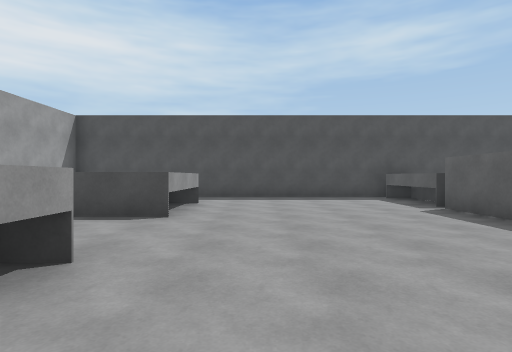
View 1 (above)

16 first-person views from a walk through a Unity game level. The camera is 1.3 m above the floor, looks level and sees 80° across. The floor is counted in squares, 2 m on a side. Each view is taken from the middle of a square. On the plan, view 1 faces up. The plan holds only what a view shows up to about 10 squares ahead; the rest is blank. The place goes on beyond the plan.

View 2
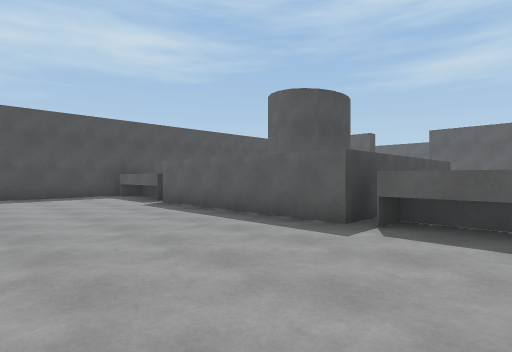

View 3
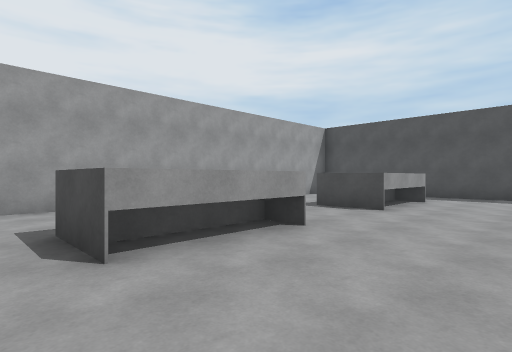

View 4
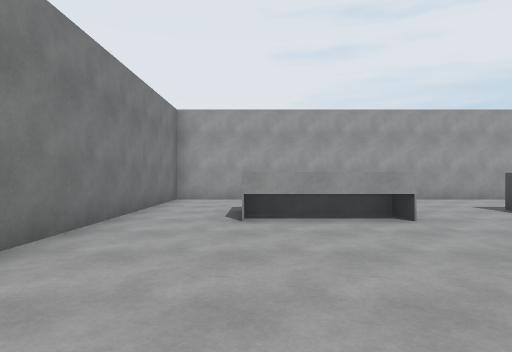

View 5
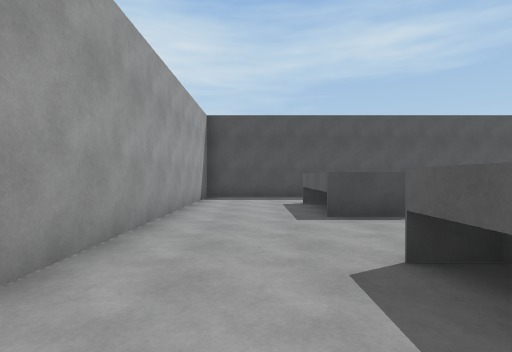

View 6
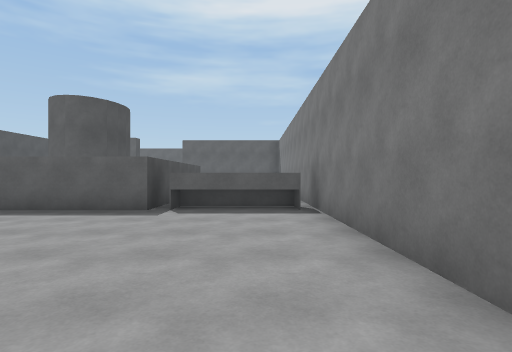

View 7
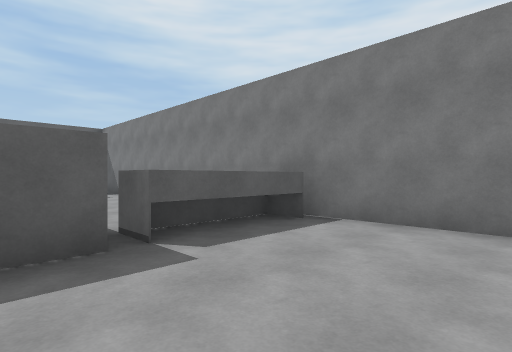

View 8
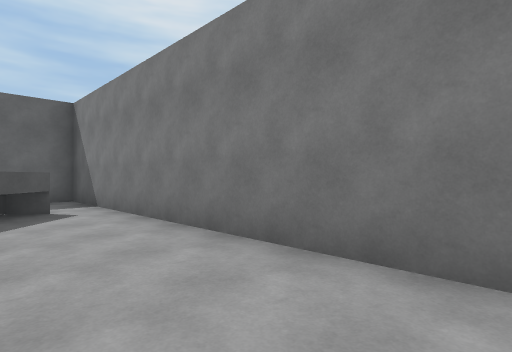

View 9
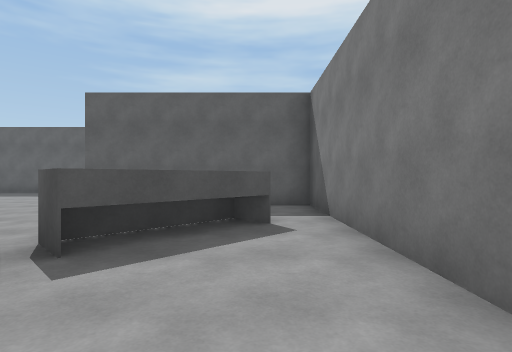

View 10
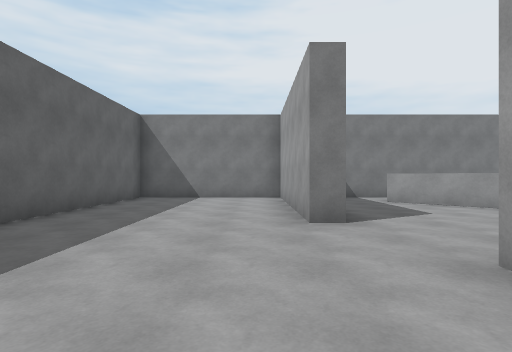

View 11
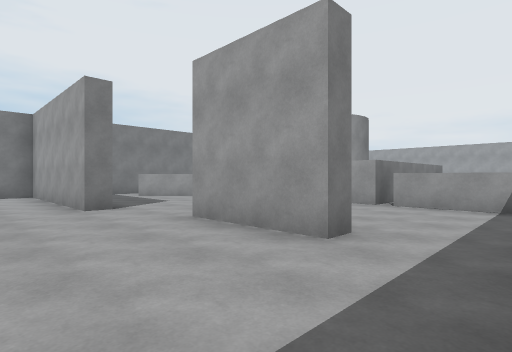

View 12
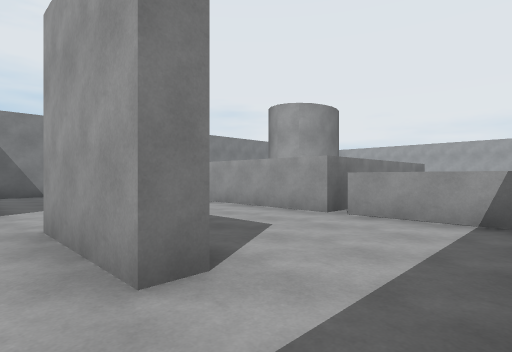

View 13
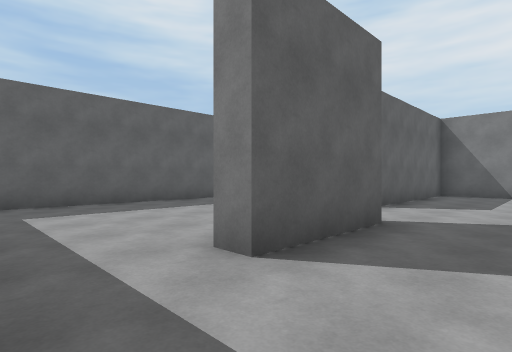

View 14
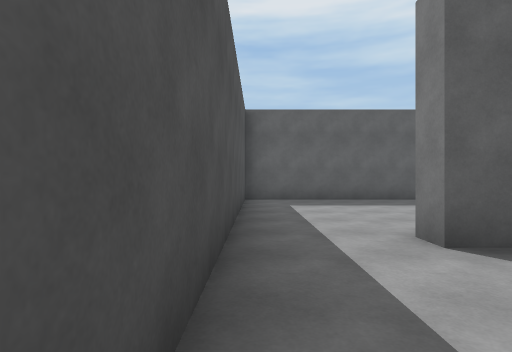

View 15
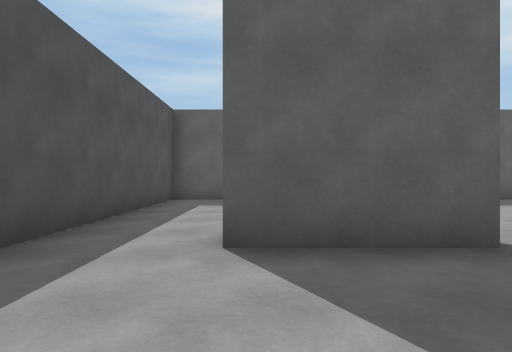

View 16
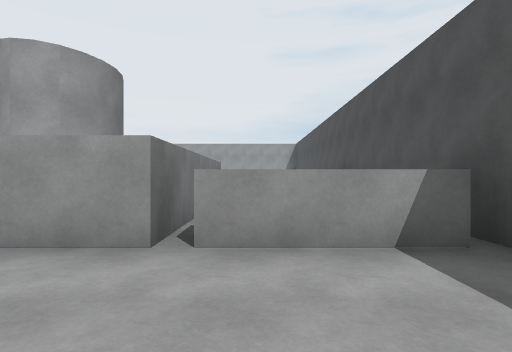

### Floor plan
Key: @ floor where view 1 was taken; # wall or solid block; . floor; ^ raised ledge.
Columns run from 6 left of view 1 to 19 right of it. Each row starts with its distance up from view 1.
 10 ##########      ##########
  9 #.........^####^.........#
  8 #.........^    ^.........#
  7 #...^.....^    ^...#.....#
  6 #...^.....######...#.....#
  5 #...^.....#    #...#.....#
  4 #.........#    #.........#
  3 #.........#    #.........#
  2 #...^.....#    #....#....#
  1 #...^.....######^...#....#
  0 #...^.@...^.....^^..#....#
 -1 #.........^......^..#....#
 -2 #...................#....#
 -3 ##########################

Where each view was taken, in squares from view 1:
view 1: 0 up, 0 right, facing up
view 2: 1 down, 0 right, facing up-right
view 3: 1 down, 1 right, facing up-left
view 4: 0 up, 3 right, facing left
view 5: 0 up, 4 left, facing up
view 6: 1 down, 2 left, facing right
view 7: 2 up, 1 right, facing down-right
view 8: 0 up, 5 right, facing down-right
view 9: 1 down, 7 right, facing right
view 10: 7 up, 15 right, facing down
view 11: 9 up, 16 right, facing down-left
view 12: 9 up, 14 right, facing down-left
view 13: 9 up, 11 right, facing down-right
view 14: 9 up, 10 right, facing right
view 15: 7 up, 10 right, facing right
view 16: 7 up, 12 right, facing left
